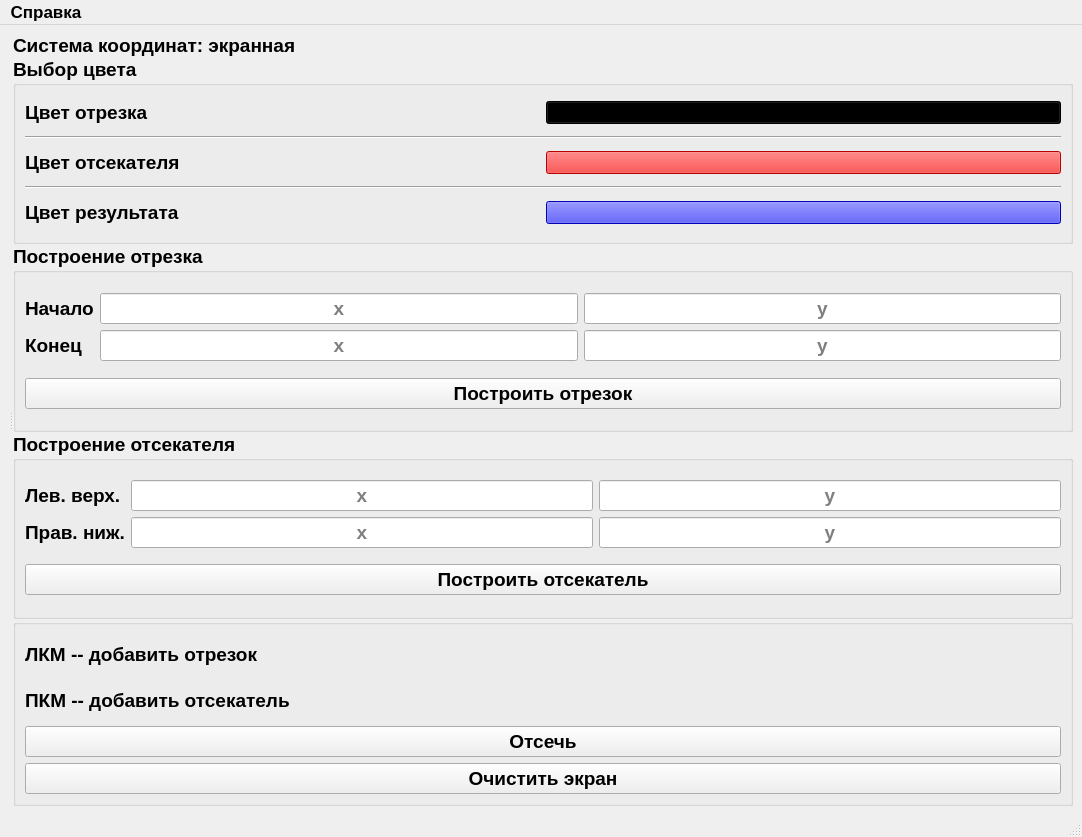
<?xml version="1.0" encoding="UTF-8"?>
<ui version="4.0">
 <class>MainWindow</class>
 <widget class="QMainWindow" name="MainWindow">
  <property name="geometry">
   <rect>
    <x>0</x>
    <y>0</y>
    <width>1082</width>
    <height>837</height>
   </rect>
  </property>
  <property name="windowTitle">
   <string>ЛР7 Шубенина</string>
  </property>
  <widget class="QWidget" name="centralwidget">
   <layout class="QHBoxLayout" name="horizontalLayout" stretch="0">
    <item>
     <widget class="QSplitter" name="splitter">
      <property name="orientation">
       <enum>Qt::Horizontal</enum>
      </property>
      <widget class="QWidget" name="layoutWidget">
       <layout class="QVBoxLayout" name="verticalLayout_4" stretch="1">
        <item>
         <widget class="Canvas" name="canvas" native="true"/>
        </item>
       </layout>
      </widget>
      <widget class="QWidget" name="layoutWidget">
       <layout class="QVBoxLayout" name="verticalLayout" stretch="0,0,0,0,0">
        <property name="spacing">
         <number>0</number>
        </property>
        <property name="leftMargin">
         <number>0</number>
        </property>
        <item>
         <widget class="QLabel" name="label_5">
          <property name="sizePolicy">
           <sizepolicy hsizetype="Preferred" vsizetype="Maximum">
            <horstretch>0</horstretch>
            <verstretch>0</verstretch>
           </sizepolicy>
          </property>
          <property name="font">
           <font>
            <pointsize>14</pointsize>
            <weight>75</weight>
            <bold>true</bold>
           </font>
          </property>
          <property name="text">
           <string>Система координат: экранная</string>
          </property>
         </widget>
        </item>
        <item>
         <widget class="QGroupBox" name="groupBox">
          <property name="font">
           <font>
            <pointsize>14</pointsize>
            <weight>75</weight>
            <bold>true</bold>
           </font>
          </property>
          <property name="title">
           <string>Выбор цвета</string>
          </property>
          <layout class="QGridLayout" name="gridLayout_3">
           <item row="4" column="1">
            <widget class="QPushButton" name="sepColor">
             <property name="font">
              <font>
               <pointsize>10</pointsize>
               <weight>50</weight>
               <bold>false</bold>
              </font>
             </property>
             <property name="styleSheet">
              <string notr="true">background-color: rgb(255, 0, 0)</string>
             </property>
             <property name="text">
              <string/>
             </property>
            </widget>
           </item>
           <item row="1" column="1">
            <widget class="QPushButton" name="lineColor">
             <property name="font">
              <font>
               <pointsize>10</pointsize>
               <weight>50</weight>
               <bold>false</bold>
              </font>
             </property>
             <property name="styleSheet">
              <string notr="true">background-color: rgb(0, 0, 0)</string>
             </property>
             <property name="text">
              <string/>
             </property>
            </widget>
           </item>
           <item row="7" column="1">
            <widget class="QPushButton" name="resColor">
             <property name="font">
              <font>
               <pointsize>10</pointsize>
               <weight>50</weight>
               <bold>false</bold>
              </font>
             </property>
             <property name="styleSheet">
              <string notr="true">background-color: rgb(0, 0, 255)</string>
             </property>
             <property name="text">
              <string/>
             </property>
            </widget>
           </item>
           <item row="1" column="0">
            <widget class="QLabel" name="label">
             <property name="text">
              <string>Цвет отрезка</string>
             </property>
            </widget>
           </item>
           <item row="4" column="0">
            <widget class="QLabel" name="label_2">
             <property name="text">
              <string>Цвет отсекателя</string>
             </property>
            </widget>
           </item>
           <item row="7" column="0">
            <widget class="QLabel" name="label_3">
             <property name="text">
              <string>Цвет результата</string>
             </property>
            </widget>
           </item>
           <item row="2" column="0" colspan="2">
            <widget class="Line" name="line">
             <property name="orientation">
              <enum>Qt::Horizontal</enum>
             </property>
            </widget>
           </item>
           <item row="5" column="0" colspan="2">
            <widget class="Line" name="line_2">
             <property name="orientation">
              <enum>Qt::Horizontal</enum>
             </property>
            </widget>
           </item>
          </layout>
         </widget>
        </item>
        <item>
         <widget class="QGroupBox" name="groupBox_2">
          <property name="sizePolicy">
           <sizepolicy hsizetype="Preferred" vsizetype="Preferred">
            <horstretch>0</horstretch>
            <verstretch>0</verstretch>
           </sizepolicy>
          </property>
          <property name="font">
           <font>
            <pointsize>14</pointsize>
            <weight>75</weight>
            <bold>true</bold>
           </font>
          </property>
          <property name="title">
           <string>Построение отрезка</string>
          </property>
          <layout class="QVBoxLayout" name="verticalLayout_3">
           <item>
            <layout class="QGridLayout" name="gridLayout">
             <item row="1" column="1">
              <widget class="QLineEdit" name="lineXSLE">
               <property name="sizePolicy">
                <sizepolicy hsizetype="Preferred" vsizetype="Fixed">
                 <horstretch>0</horstretch>
                 <verstretch>0</verstretch>
                </sizepolicy>
               </property>
               <property name="alignment">
                <set>Qt::AlignCenter</set>
               </property>
               <property name="placeholderText">
                <string>x</string>
               </property>
              </widget>
             </item>
             <item row="3" column="3">
              <widget class="QLineEdit" name="lineYELE">
               <property name="alignment">
                <set>Qt::AlignCenter</set>
               </property>
               <property name="placeholderText">
                <string>y</string>
               </property>
              </widget>
             </item>
             <item row="3" column="1">
              <widget class="QLineEdit" name="lineXELE">
               <property name="alignment">
                <set>Qt::AlignCenter</set>
               </property>
               <property name="placeholderText">
                <string>x</string>
               </property>
              </widget>
             </item>
             <item row="1" column="3">
              <widget class="QLineEdit" name="lineYSLE">
               <property name="alignment">
                <set>Qt::AlignCenter</set>
               </property>
               <property name="placeholderText">
                <string>y</string>
               </property>
              </widget>
             </item>
             <item row="1" column="0">
              <widget class="QLabel" name="label_4">
               <property name="text">
                <string>Начало</string>
               </property>
              </widget>
             </item>
             <item row="3" column="0">
              <widget class="QLabel" name="label_6">
               <property name="text">
                <string>Конец</string>
               </property>
              </widget>
             </item>
            </layout>
           </item>
           <item>
            <widget class="QPushButton" name="lineDrawPB">
             <property name="text">
              <string>Построить отрезок</string>
             </property>
            </widget>
           </item>
          </layout>
         </widget>
        </item>
        <item>
         <widget class="QGroupBox" name="groupBox_3">
          <property name="sizePolicy">
           <sizepolicy hsizetype="Preferred" vsizetype="Preferred">
            <horstretch>0</horstretch>
            <verstretch>0</verstretch>
           </sizepolicy>
          </property>
          <property name="font">
           <font>
            <pointsize>14</pointsize>
            <weight>75</weight>
            <bold>true</bold>
           </font>
          </property>
          <property name="title">
           <string>Построение отcекателя</string>
          </property>
          <layout class="QVBoxLayout" name="verticalLayout_5">
           <item>
            <layout class="QGridLayout" name="gridLayout_2">
             <item row="1" column="1">
              <widget class="QLineEdit" name="sepTLXLE">
               <property name="sizePolicy">
                <sizepolicy hsizetype="Preferred" vsizetype="Fixed">
                 <horstretch>0</horstretch>
                 <verstretch>0</verstretch>
                </sizepolicy>
               </property>
               <property name="alignment">
                <set>Qt::AlignCenter</set>
               </property>
               <property name="placeholderText">
                <string>x</string>
               </property>
              </widget>
             </item>
             <item row="3" column="3">
              <widget class="QLineEdit" name="sepRBYLE">
               <property name="alignment">
                <set>Qt::AlignCenter</set>
               </property>
               <property name="placeholderText">
                <string>y</string>
               </property>
              </widget>
             </item>
             <item row="3" column="1">
              <widget class="QLineEdit" name="sepRBXLE">
               <property name="alignment">
                <set>Qt::AlignCenter</set>
               </property>
               <property name="placeholderText">
                <string>x</string>
               </property>
              </widget>
             </item>
             <item row="1" column="3">
              <widget class="QLineEdit" name="sepTLYLE">
               <property name="alignment">
                <set>Qt::AlignCenter</set>
               </property>
               <property name="placeholderText">
                <string>y</string>
               </property>
              </widget>
             </item>
             <item row="1" column="0">
              <widget class="QLabel" name="label_7">
               <property name="text">
                <string>Лев. верх.</string>
               </property>
              </widget>
             </item>
             <item row="3" column="0">
              <widget class="QLabel" name="label_8">
               <property name="text">
                <string>Прав. ниж.</string>
               </property>
              </widget>
             </item>
            </layout>
           </item>
           <item>
            <widget class="QPushButton" name="sepDrawPB">
             <property name="text">
              <string>Построить отсекатель</string>
             </property>
            </widget>
           </item>
          </layout>
         </widget>
        </item>
        <item>
         <widget class="QGroupBox" name="groupBox_4">
          <property name="font">
           <font>
            <pointsize>14</pointsize>
            <weight>75</weight>
            <bold>true</bold>
           </font>
          </property>
          <property name="title">
           <string/>
          </property>
          <layout class="QVBoxLayout" name="verticalLayout_2">
           <item>
            <widget class="QLabel" name="label_9">
             <property name="text">
              <string>ЛКМ -- добавить отрезок</string>
             </property>
            </widget>
           </item>
           <item>
            <widget class="QLabel" name="label_10">
             <property name="text">
              <string>ПКМ -- добавить отсекатель</string>
             </property>
            </widget>
           </item>
           <item>
            <widget class="QPushButton" name="doPB">
             <property name="text">
              <string>Отсечь</string>
             </property>
            </widget>
           </item>
           <item>
            <widget class="QPushButton" name="canvClearPB">
             <property name="text">
              <string>Очистить экран</string>
             </property>
            </widget>
           </item>
          </layout>
         </widget>
        </item>
       </layout>
      </widget>
     </widget>
    </item>
   </layout>
  </widget>
  <widget class="QMenuBar" name="menubar">
   <property name="geometry">
    <rect>
     <x>0</x>
     <y>0</y>
     <width>1082</width>
     <height>36</height>
    </rect>
   </property>
   <property name="font">
    <font>
     <pointsize>13</pointsize>
     <weight>75</weight>
     <bold>true</bold>
    </font>
   </property>
   <widget class="QMenu" name="menu">
    <property name="font">
     <font>
      <pointsize>13</pointsize>
      <weight>75</weight>
      <bold>true</bold>
     </font>
    </property>
    <property name="title">
     <string>Справка</string>
    </property>
    <addaction name="author"/>
    <addaction name="prog"/>
   </widget>
   <addaction name="menu"/>
  </widget>
  <widget class="QStatusBar" name="statusbar"/>
  <action name="author">
   <property name="text">
    <string>Об авторе</string>
   </property>
  </action>
  <action name="prog">
   <property name="text">
    <string>О программе</string>
   </property>
  </action>
 </widget>
 <customwidgets>
  <customwidget>
   <class>Canvas</class>
   <extends>QWidget</extends>
   <header>canvas</header>
   <container>1</container>
  </customwidget>
 </customwidgets>
 <resources/>
 <connections/>
</ui>
